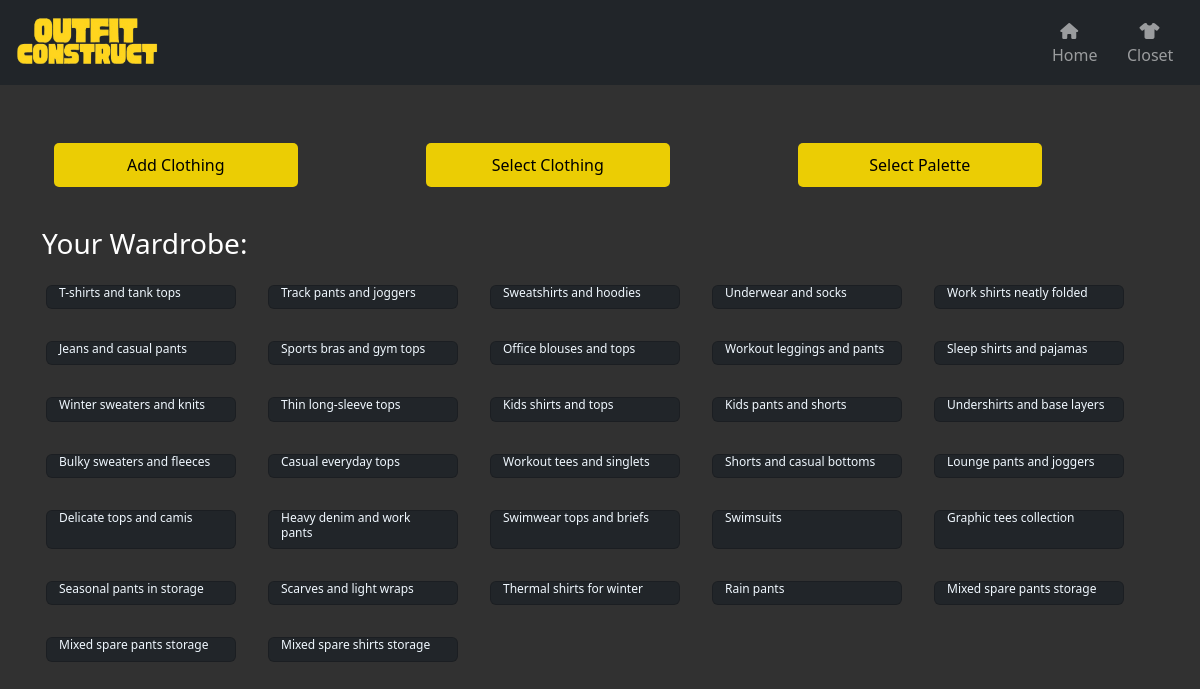
Page /Outfit_Construct/closet on the committed database.
### Outfit_Construct/models.py (models this page shows)
class Drawers(models.Model):
    drawer_id = models.TextField(blank=True, primary_key=True, max_length=3)
    max_capacity = models.IntegerField(blank=True, null=True)
    drawer_type = models.TextField(blank=True, null=True, max_length=6)
    drawer_description = models.TextField(blank=True, max_length=50)
    deleted_at = models.DateField
    class Meta:
        managed = True
        db_table = 'drawers'
        verbose_name_plural = "Drawers"

### Outfit_Construct/views.py (the view)
# urls.py: path("Outfit_Construct/closet", views.createPage, name = "createPage"),
def createPage(request):
    template = loader.get_template('create.html')
    drawers = Drawers.objects.all()
    context = {
        'drawers' : drawers,
        'count' : 0,
    }
    return HttpResponse(template.render(context, request))

### templates/create.html (shortened to what this page needs)
<!DOCTYPE html>
<html lang="en">
<head>
    {% load static %}
    <link href="https://cdn.jsdelivr.net/npm/bootstrap@5.2.0/dist/css/bootstrap.min.css" rel="stylesheet">
    <link rel="stylesheet" href="{% static 'styles.css' %}"/>
</head>
<body lang = en>
    <nav class="navbar navbar-expand-lg navbar-dark bg-dark">
        <div class="container">
            <a href="{% url 'home' %}" class="plainLink"><img src="{% static 'images/outfit_construct_logo_transparent.png' %}" width = "150px" height="69px" alt="Selected clothing"></a>
        </div>
        <div class="collapse navbar-collapse" id="navbarNav">
            <ul class="navbar-nav">
                <li class="nav-item">
                    <a class="nav-link" href="{% url 'home' %}">&nbsp;&nbsp;<i class="fa-solid fa-house"></i>Home</a>
                </li>
                <li class="nav-item">
                    <a class="nav-link" href="{% url 'createPage' %}">&nbsp;&nbsp;&nbsp;<i class="fa-solid fa-shirt"></i>Closet</a>
                </li>
            </ul>
        </div>
    </nav>
    <div class="container mb-3 homepage">
        <br>
            <br>
        <div class = container>
            <div class = "row">
                    <div class="col-4">
                        <a href="{% url 'create_clothing' %}">
                            <button class = 'button'>Add Clothing</button>
                        </a>
                    </div>
                     <div class="col-4">
                         <a href="{% url 'clothing_home' %}">
                        <button class = 'button'>Select Clothing</button>
                         </a>
                    </div>
                    <div class="col-4">
                        <a href="{% url 'palette_home' %}">
                        <button class = 'button'>Select Palette</button>
                        </a>
                    </div>
            </div>
             <br>
        </div>
    </div>
    <div class = container>
            <div class = "row mb-3">
            <h3>Your Wardrobe: </h3>
                {% for drawer in drawers %}
                            <div class="col-2 card bg-dark m-3"> <a href = "{% url 'selected_drawer' %}?drawer_id={{ drawer.drawer_id }}">
                                <h3 class = "plainLink smallText">{{drawer.drawer_description}}</h3>
                                </a>
                            </div>
                {% endfor %}
            </div>
             <br>
        </div>
    <br>
    <br>
</body>
</html>

### static/styles.css (style rules this page uses)
body { background-color: #313131; }
a { text-decoration: none; !important; }
h3 { color: white; }
.homepage { background-repeat: no-repeat; }
.plainLink { text-decoration : none; !important; color: aliceblue; }
.smallText { font-size: 12px; }
.button { width: 70%; padding: 10px; background-color: #ebcd04; color: black; border: none; border-radius: 5px; cursor: pointer; font-size: 16px; margin-top: 10px; }

### rows in the picture
Drawers: drawer_description "T-shirts and tank tops"
Drawers: drawer_description "Track pants and joggers"
Drawers: drawer_description "Sweatshirts and hoodies"
Drawers: drawer_description "Underwear and socks"
Drawers: drawer_description "Work shirts neatly folded"
Drawers: drawer_description "Jeans and casual pants"
Drawers: drawer_description "Sports bras and gym tops"
Drawers: drawer_description "Office blouses and tops"
Drawers: drawer_description "Workout leggings and pants"
Drawers: drawer_description "Sleep shirts and pajamas"
Drawers: drawer_description "Winter sweaters and knits"
Drawers: drawer_description "Thin long-sleeve tops"
Drawers: drawer_description "Kids shirts and tops"
Drawers: drawer_description "Kids pants and shorts"
Drawers: drawer_description "Undershirts and base layers"
Drawers: drawer_description "Bulky sweaters and fleeces"
Drawers: drawer_description "Casual everyday tops"
Drawers: drawer_description "Workout tees and singlets"
Drawers: drawer_description "Shorts and casual bottoms"
Drawers: drawer_description "Lounge pants and joggers"
Drawers: drawer_description "Delicate tops and camis"
Drawers: drawer_description "Heavy denim and work pants"
Drawers: drawer_description "Swimwear tops and briefs"
Drawers: drawer_description "Swimsuits"
Drawers: drawer_description "Graphic tees collection"
Drawers: drawer_description "Seasonal pants in storage"
Drawers: drawer_description "Scarves and light wraps"
Drawers: drawer_description "Thermal shirts for winter"
Drawers: drawer_description "Rain pants"
Drawers: drawer_description "Mixed spare pants storage"
Drawers: drawer_description "Mixed spare pants storage"
Drawers: drawer_description "Mixed spare shirts storage"
